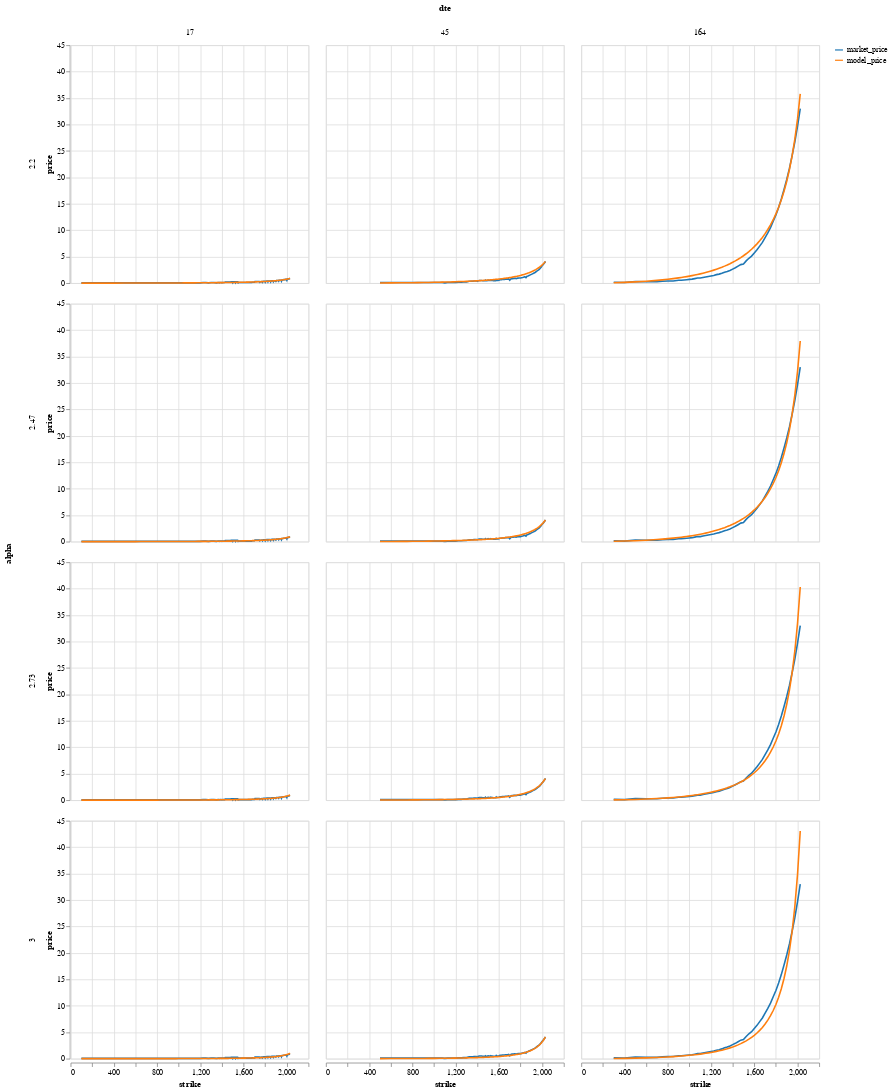

The cell this chart's notebook holds for it:
### Code cell
puts_df |> @vlplot(:line, x=:strike, y={"value:Q", title="price"},
                    transform=[{fold=[:market_price, :model_price]}],
                    color={"key:O", title="", scale={scheme="category10"}},
                    row={"alpha:O"},
                    column="dte:O",
                    width=300,
                    height=300)

### Figure 1 — Vega-Lite specification as saved in the notebook (floating-point values rounded to 4 significant figures; data arrays with more than 128 entries replaced by an {"elided": "..."} marker saying what was removed)
{"data": {"values": {"elided": "1300 records"}}, "encoding": {"color": {"field": "key", "scale": {"scheme": "category10"}, "title": "", "type": "ordinal"}, "column": {"field": "dte", "type": "ordinal"}, "row": {"field": "alpha", "type": "ordinal"}, "x": {"field": "strike", "type": "quantitative"}, "y": {"field": "value", "title": "price", "type": "quantitative"}}, "height": 300, "mark": "line", "transform": [{"fold": ["market_price", "model_price"]}], "width": 300}
